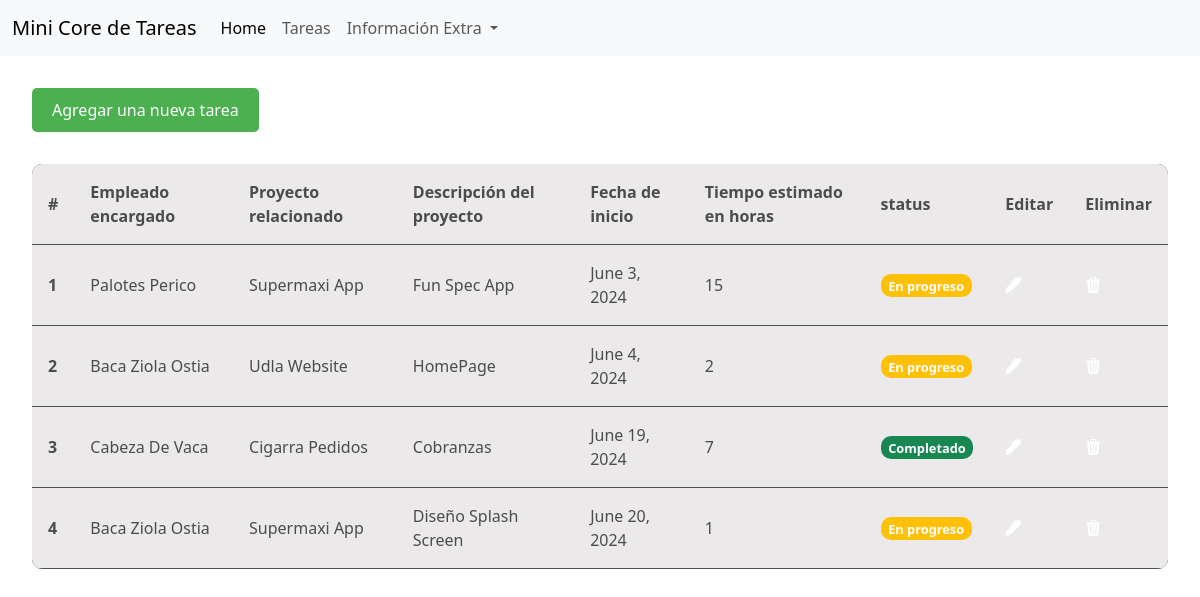
Page /task/ on the earlier database version.
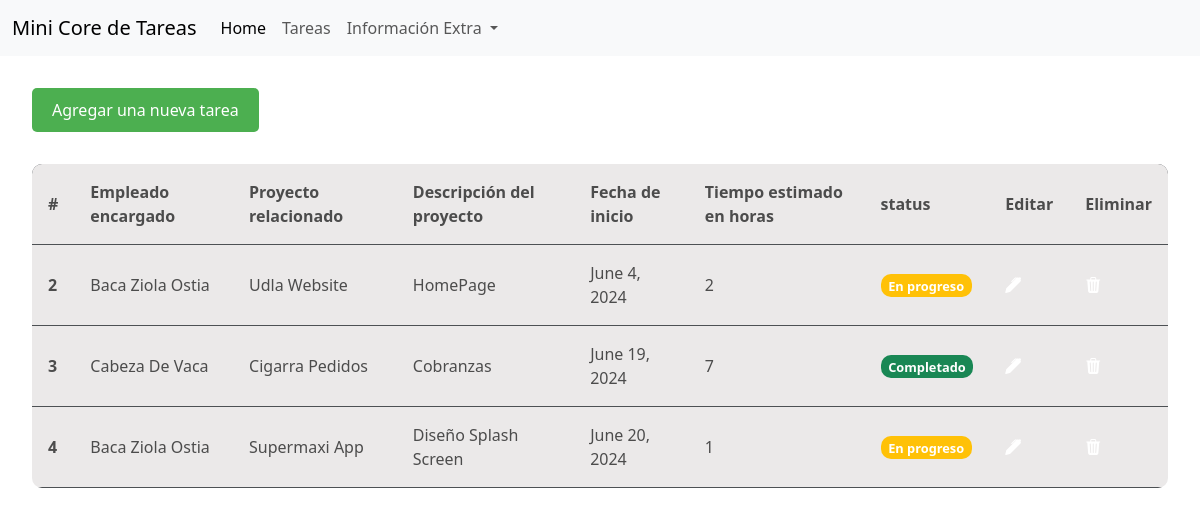
Same page on the later database version.
### task/models.py (models this page shows)
class Task(models.Model):
    id_employee = models.ForeignKey(Employee, on_delete=models.CASCADE)
    id_project = models.ForeignKey(Project, on_delete=models.CASCADE)
    description = models.CharField(max_length=100)
    date_start = models.DateField()
    estimate_time = models.IntegerField()
    status = models.CharField(max_length=100)

class Employee(models.Model):
    first_name = models.CharField(max_length=100)
    last_name = models.CharField(max_length=100)

class Project(models.Model):
    name = models.CharField(max_length=100)

### task/views.py (the view)
# urls.py: path('', include('task.urls')),
def task(request):
    if request.method == 'POST':
        employee_id = request.POST['employee_id']
        project_id = request.POST['project_id']
        try:
            employee = Employee.objects.get(pk=employee_id) # pylint: disable=no-member
            project = Project.objects.get(pk=project_id) # pylint: disable=no-member
        except Employee.DoesNotExist: # pylint: disable=no-member
            return render(request, 'tareas.html', {
                'error': 'El empleado no existe'
            })
        except Project.DoesNotExist: # pylint: disable=no-member
            return render(request, 'tareas.html', {
                'error': 'El proyecto no existe'
            })
        new_task = Task(
            description=request.POST['description'],
            date_start=request.POST['date_start'],
            estimate_time=request.POST['estimate_time'],
            status=request.POST['status'],
            id_employee=employee,
            id_project=project
        )
        new_task.save()
        task = Task.objects.all() # pylint: disable=no-member
        employee = Employee.objects.all() # pylint: disable=no-member
        project = Project.objects.all() # pylint: disable=no-member
        return render(request, 'tareas.html', {
            'employee': employee,
            'task': task,
            'project': project
        })
    else:
        task = Task.objects.all() # pylint: disable=no-member
        employee = Employee.objects.all() # pylint: disable=no-member
        project = Project.objects.all() # pylint: disable=no-member
        return render(request, 'tareas.html', {
            'employee': employee,
            'task': task,
            'project': project
        })

### task/templates/tareas.html (shortened to what this page needs)
{% extends 'layout.html' %} {% block body %}
<div class="container">
  <button
    type="button"
    class="btn-add-task"
    data-bs-toggle="modal"
    data-bs-target="#exampleModal"
  >
    Agregar una nueva tarea
  </button>
  <div class="table-responsive">
    <table class="table table-dark">
      <thead>
        <tr>
          <th scope="col">#</th>
          <th scope="col">Empleado encargado</th>
          <th scope="col">Proyecto relacionado</th>
          <th scope="col">Descripción del proyecto</th>
          <th scope="col">Fecha de inicio</th>
          <th scope="col">Tiempo estimado en horas</th>
          <th scope="col">status</th>
          <th scope="col">Editar</th>
          <th scope="col">Eliminar</th>
        </tr>
      </thead>
      <tbody>
        {% for task in task %}
        <tr>
          <th scope="row">{{ task.id }}</th>
          <td>
            {{ task.id_employee.first_name }} {{ task.id_employee.last_name }}
          </td>
          <td>{{ task.id_project.name }}</td>
          <td>{{ task.description }}</td>
          <td>{{ task.date_start }}</td>
          <td>{{ task.estimate_time }}</td>
          <td>
            {% if task.status == 'Pending' %}
            <span class="badge bg-danger">No empezado</span>
            {% elif task.status == 'In Progress' %}
            <span class="badge bg-warning">En progreso</span>
            {% else %}
            <span class="badge bg-success">Completado</span>
            {% endif %}
          </td>
          <td>
            <a href="{% url 'task_edit' task.id %}" class="icon-btn">
              <i class="bi bi-pen-fill"></i>
            </a>
          </td>
          <td>
            <a href="{% url 'task_delete' task.id %}" class="icon-btn">
              <i class="bi bi-trash3-fill"></i>
            </a>
          </td>
        </tr>
        {% endfor %}
      </tbody>
    </table>
  </div>
</div>
{% endblock %}

### task/templates/layout.html (shortened to what this page needs)
<!DOCTYPE html>
<html lang="en">
<head>
    <link href="https://cdn.jsdelivr.net/npm/bootstrap@5.3.3/dist/css/bootstrap.min.css" rel="stylesheet"
>
    <link rel="stylesheet" href="https://cdn.jsdelivr.net/npm/bootstrap-icons@1.11.3/font/bootstrap-icons.min.css">
</head>
<body>
    <nav class="navbar navbar-expand-lg bg-body-tertiary">
        <div class="container-fluid">
            <a class="navbar-brand" href="{% url 'index' %}">Mini Core de Tareas</a>
            <div class="collapse navbar-collapse" id="navbarSupportedContent">
                <ul class="navbar-nav me-auto mb-2 mb-lg-0">
                    <li class="nav-item">
                        <a class="nav-link active" aria-current="page" href="{% url 'index' %}">Home</a>
                    </li>
                    <li class="nav-item">
                        <a class="nav-link" href="{% url 'task' %}">Tareas</a>
                    </li>
                    <li class="nav-item dropdown">
                        <a class="nav-link dropdown-toggle" href="#" role="button" data-bs-toggle="dropdown"
                            aria-expanded="false">
                            Información Extra
                        </a>
                    </li>
                </ul>
            </div>
        </div>
    </nav>
    {% block body %}
    {% endblock %}
</body>
</html>

### task/templates/tareas.html (style rules this page uses)
:root { --primary-color: #3498db; --secondary-color: #2c3e50; --accent-color: #e74c3c; --background-color: #ecf0f1; --text-color: #34495e; }
.container { max-width: 1200px; margin: 0 auto; padding: 2rem; }
.btn-add-task { background-color: #4caf50; color: white; border: none; padding: 10px 20px; border-radius: 5px; cursor: pointer; transition: background-color 0.3s; margin-bottom: 2rem; }
.table-responsive { overflow-x: auto; }
.table { width: 100%; border-collapse: separate; border-spacing: 0; border-radius: 10px; overflow: hidden; }
.table th, .table td { padding: 1rem; text-align: left; vertical-align: middle; background-color: rgb(235, 233, 233); color: rgb(76, 76, 76); }
.table thead { background-color: #343a40; color: white; }
.table tbody tr:nth-child(even) { background-color: #2c3034; }
.badge { font-size: 0.8rem; padding: 0.4em 0.6em; border-radius: 10px; }
.icon-btn { background: none; border: none; color: white; cursor: pointer; transition: color 0.3s; }

Differences in the rows shown:
removed Task: id "1", id_employee.first_name "Palotes", id_employee.last_name "Perico", id_project.name "Supermaxi App", description "Fun Spec App", date_start "June 3, 2024", estimate_time "15", status "En progreso"
